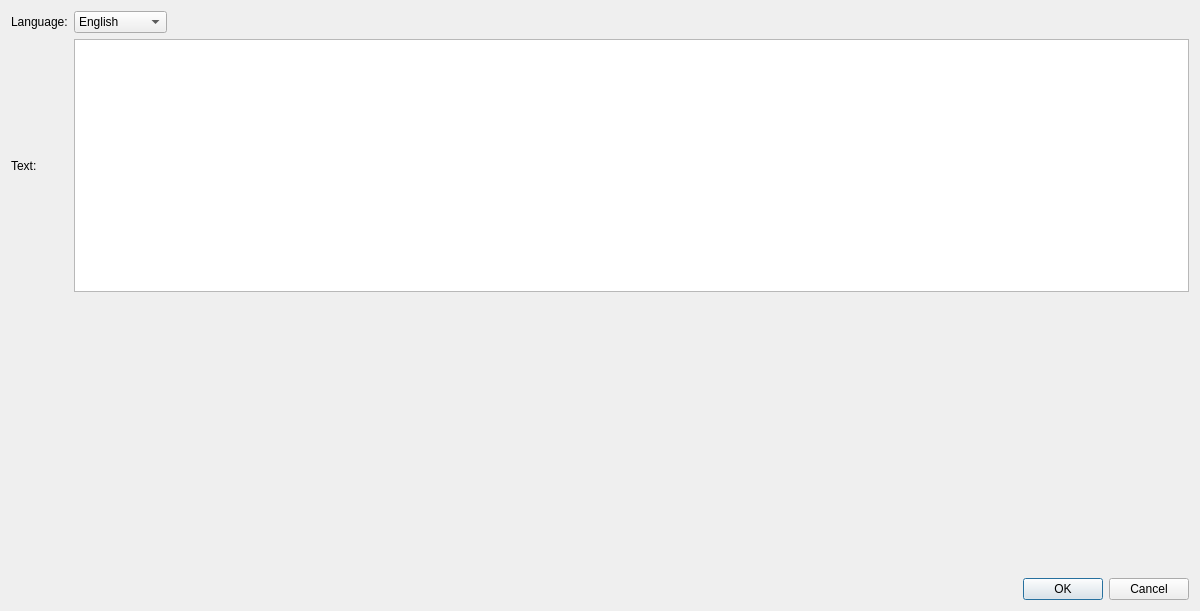
<?xml version="1.0" encoding="UTF-8"?>
<ui version="4.0">
 <class>NpcDialogEditor</class>
 <widget class="QDialog" name="NpcDialogEditor">
  <property name="geometry">
   <rect>
    <x>0</x>
    <y>0</y>
    <width>1200</width>
    <height>611</height>
   </rect>
  </property>
  <property name="windowTitle">
   <string>Dialog</string>
  </property>
  <layout class="QGridLayout" name="gridLayout">
   <item row="2" column="0">
    <widget class="QDialogButtonBox" name="buttonBox">
     <property name="orientation">
      <enum>Qt::Horizontal</enum>
     </property>
     <property name="standardButtons">
      <set>QDialogButtonBox::Cancel|QDialogButtonBox::Ok</set>
     </property>
    </widget>
   </item>
   <item row="0" column="0">
    <layout class="QGridLayout" name="gridLayout_2">
     <item row="0" column="0">
      <widget class="QLabel" name="label">
       <property name="text">
        <string>Language:</string>
       </property>
      </widget>
     </item>
     <item row="1" column="0">
      <widget class="QLabel" name="label_2">
       <property name="text">
        <string>Text:</string>
       </property>
      </widget>
     </item>
     <item row="1" column="1">
      <widget class="QTextEdit" name="textEdit"/>
     </item>
     <item row="0" column="1">
      <layout class="QHBoxLayout" name="horizontalLayout">
       <item>
        <widget class="QComboBox" name="languageSelectorComboBox">
         <item>
          <property name="text">
           <string>English</string>
          </property>
         </item>
         <item>
          <property name="text">
           <string>Portuguese</string>
          </property>
         </item>
        </widget>
       </item>
       <item>
        <spacer name="horizontalSpacer">
         <property name="orientation">
          <enum>Qt::Horizontal</enum>
         </property>
         <property name="sizeHint" stdset="0">
          <size>
           <width>40</width>
           <height>20</height>
          </size>
         </property>
        </spacer>
       </item>
      </layout>
     </item>
    </layout>
   </item>
   <item row="1" column="0">
    <spacer name="verticalSpacer">
     <property name="orientation">
      <enum>Qt::Vertical</enum>
     </property>
     <property name="sizeHint" stdset="0">
      <size>
       <width>20</width>
       <height>40</height>
      </size>
     </property>
    </spacer>
   </item>
  </layout>
 </widget>
 <resources/>
 <connections>
  <connection>
   <sender>buttonBox</sender>
   <signal>accepted()</signal>
   <receiver>NpcDialogEditor</receiver>
   <slot>accept()</slot>
   <hints>
    <hint type="sourcelabel">
     <x>248</x>
     <y>254</y>
    </hint>
    <hint type="destinationlabel">
     <x>157</x>
     <y>274</y>
    </hint>
   </hints>
  </connection>
  <connection>
   <sender>buttonBox</sender>
   <signal>rejected()</signal>
   <receiver>NpcDialogEditor</receiver>
   <slot>reject()</slot>
   <hints>
    <hint type="sourcelabel">
     <x>316</x>
     <y>260</y>
    </hint>
    <hint type="destinationlabel">
     <x>286</x>
     <y>274</y>
    </hint>
   </hints>
  </connection>
 </connections>
</ui>
